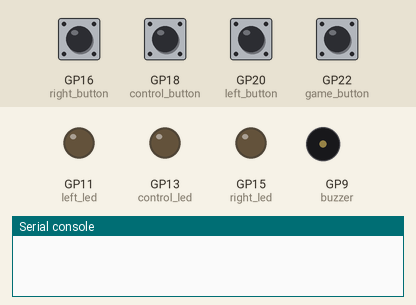
Recording of a program running on a simulated Raspberry Pi Pico running MicroPython. Parts: output pins drawn as LEDs (lit = HIGH), buzzer (waves = sounding, pin HIGH), the last lines printed to the serial console. Dashed ring = blinking. The inputs (shaded band) are chosen by the test bench; at power-on: GP16 (right_button), GP18 (control_button), GP20 (left_button), GP22 (game_button) LOW. Random numbers come from a fixed seed.

Above: at 1.2 s.
1.3 s: GP18 (control_button) pulled HIGH for 0.15 s
At 2.5 s:
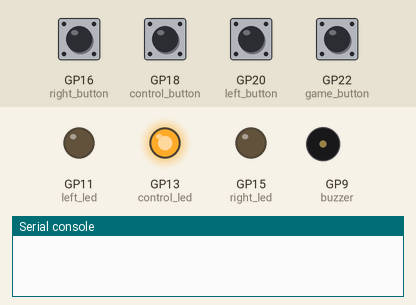
4.4 s: GP16 (right_button) pulled HIGH for 0.15 s
At 4.69 s:
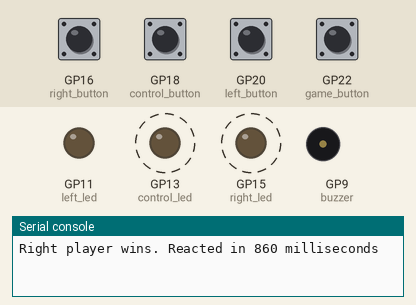
6.7 s: GP22 (game_button) pulled HIGH for 0.15 s
At 7.4 s:
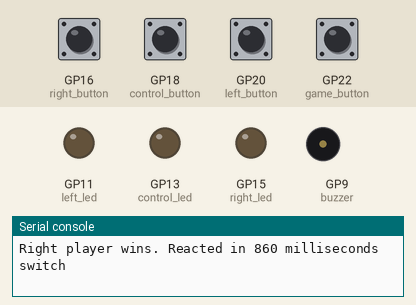
8.3 s: GP18 (control_button) pulled HIGH for 1 s
At 10.4 s:
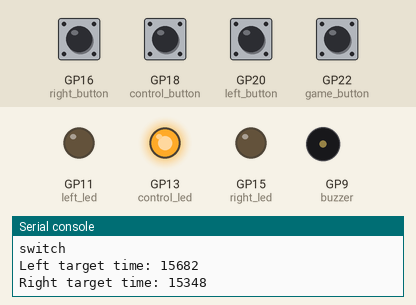
10.8 s: GP22 (game_button) pulled HIGH for 1 s
At 11.7 s:
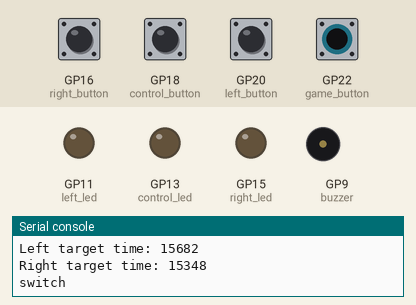
13.3 s: GP16 (right_button) pulled HIGH for 1 s
Timing chart, 0 to 17.9 s (numbered marks = the images above; inputs shaded):
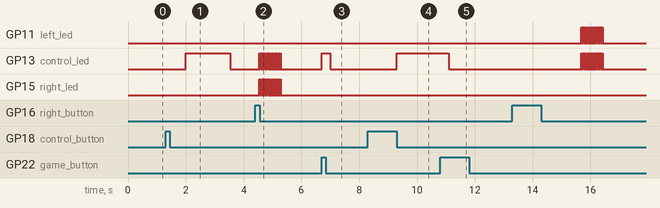

Measured:
- after the input at 1.3 s, GP13 (control_led): LOW → HIGH after 0.70 s, → LOW 1.5 s later
- after the input at 4.4 s, GP13 (control_led), GP15 (right_led): alternates HIGH for 0.02 s and LOW for 0.02 s, 50 changes in all, then stays LOW, starting after 0.14 s
- after the input at 6.7 s, GP13 (control_led): LOW → HIGH at once, → LOW 0.30 s later
- after the input at 8.3 s, GP13 (control_led): LOW → HIGH after 0.99 s
- after the input at 10.8 s, GP13 (control_led): HIGH → LOW after 0.30 s

The program:

main.py
```python
#Packages
from machine import Pin
import utime
import urandom

#Variables
start = False
game = 1

min_time = 1
max_time = 5

min_time2 = 3
max_time2 = 7

indicator_loops = 50
indicator_sleep = 15

#Components
game_button = Pin(22, Pin.IN, Pin.PULL_DOWN)

left_button = Pin(20, Pin.IN, Pin.PULL_DOWN)
right_button = Pin(16, Pin.IN, Pin.PULL_DOWN)
control_button = Pin(18, Pin.IN, Pin.PULL_DOWN)


left_led = Pin(11, Pin.OUT)
right_led = Pin(15, Pin.OUT)
control_led = Pin(13, Pin.OUT)

buzzer = Pin(9, Pin.OUT)

pressed_latest = {}
latest_switch = utime.ticks_ms()

#Functions
def switch_game_handler(pin):
    global latest_switch
    #print(utime.ticks_diff(utime.ticks_ms(), latest_switch))
    if utime.ticks_diff(utime.ticks_ms(), latest_switch) > 2000:
        print("switch")
        global game
        game = game *-1
        control_led.value(1)
        utime.sleep(0.3)
        control_led.value(0)
        latest_switch = utime.ticks_ms()


def early_button_handler(pin):
    global pressed_early
    if not pressed_early:
        pressed_early=True
        global fastest_button_early
        fastest_button_early = pin


def latest_button_handler(pin):
    if pin == left_button:
        button = 'left'
    else:
        button = 'right'

    if button not in pressed_latest.keys():
        pressed_latest[button] = utime.ticks_ms()

def button_handler(pin):
    global pressed
    global timer_reaction
    if not pressed:
        pressed=True
        timer_reaction = utime.ticks_diff(utime.ticks_ms(), timer_start)
        global fastest_button
        fastest_button = pin

def start_handler(pin):
    global start
    start = True

def winner(led):
    for t in range(indicator_loops):
        led.toggle()
        control_led.toggle()
        utime.sleep_ms(indicator_sleep)
    led.value(0)
    control_led.value(0)

def too_early(led):
    control_led.toggle()
    for t in range(indicator_loops):
        buzzer.toggle()
        led.toggle()
        control_led.toggle()
        utime.sleep_ms(indicator_sleep)
    control_led.value(0)
    led.value(0)

def too_late():
    control_led.toggle()
    for t in range(indicator_loops):
        buzzer.toggle()
        left_led.toggle()
        right_led.toggle()
        control_led.toggle()
        utime.sleep_ms(indicator_sleep)
    control_led.value(0)
    left_led.value(0)
    right_led.value(0)

while True:
    game_button.irq(trigger=Pin.IRQ_RISING, handler=switch_game_handler)
    #print(game)
    control_button.irq(trigger=Pin.IRQ_RISING, handler=start_handler)
    if start:
        if game == 1:
            #Variables
            pressed = False
            pressed_early = False
            timer_reaction = None
            timer_start = None
            fastest_button = None
            fastest_button_early = None

            #Main body
            control_led.value(1)
            target_time = utime.ticks_add(utime.ticks_ms(), int(urandom.uniform(min_time, max_time)*1000))

            #Check if a player presses too early
            while utime.ticks_diff(target_time, utime.ticks_ms()) >= 0:
                left_button.irq(trigger=Pin.IRQ_RISING, handler=early_button_handler)
                right_button.irq(trigger=Pin.IRQ_RISING, handler=early_button_handler)
                if pressed_early:
                    control_led.value(0)
                    target_time=0

            #If not pressed early
            if not pressed_early:
                control_led.value(0)
                timer_start = utime.ticks_ms()
                left_button.irq(trigger=Pin.IRQ_RISING, handler=button_handler)
                right_button.irq(trigger=Pin.IRQ_RISING, handler=button_handler)

            #Print results
            while fastest_button is None and fastest_button_early is None:
                utime.sleep(1)
            if fastest_button is left_button:
                print(f"Left player wins. Reacted in {timer_reaction} milliseconds")
                winner(left_led)
            elif fastest_button_early is left_button:
                print("Left player jumped the gun")
                too_early(left_led)
            elif fastest_button is right_button:
                print(f"Right player wins. Reacted in {timer_reaction} milliseconds")
                winner(right_led)
            elif fastest_button_early is right_button:
                print("Right player jumped the gun")
                too_early(right_led)

        else:
            #Variables
            pressed_early = False
            timer_reaction = None
            timer_start = None
            fastest_button_early = None

            #Main body
            control_led.value(1)
            left_target_time = utime.ticks_add(utime.ticks_ms(), int(urandom.uniform(min_time2, max_time2)*1000))
            right_target_time = utime.ticks_add(utime.ticks_ms(), int(urandom.uniform(min_time2, max_time2)*1000))

            print(f"Left target time: {left_target_time}")
            print(f"Right target time: {right_target_time}")

            #Check if a player presses too early
            while utime.ticks_diff(max(left_target_time, right_target_time), utime.ticks_ms()) >= 0:
                left_button.irq(trigger=Pin.IRQ_RISING, handler=latest_button_handler)
                right_button.irq(trigger=Pin.IRQ_RISING, handler=latest_button_handler)

            control_led.value(0)

            left_time = left_target_time - pressed_latest.get('left',utime.ticks_ms())
            right_time = right_target_time - pressed_latest.get('right',utime.ticks_ms())


            #Results
            if len(pressed_latest) == 0:
                too_late()
            elif left_time < right_time:
                print("Left player was closest")
                winner(left_led)
            elif right_time < left_time:
                print("Right player was closest")
                winner(right_led)

        control_led.value(0)
        left_led.value(0)
        right_led.value(0)
        start = False
        pressed_latest = {}

    else:
        utime.sleep(1)
```
